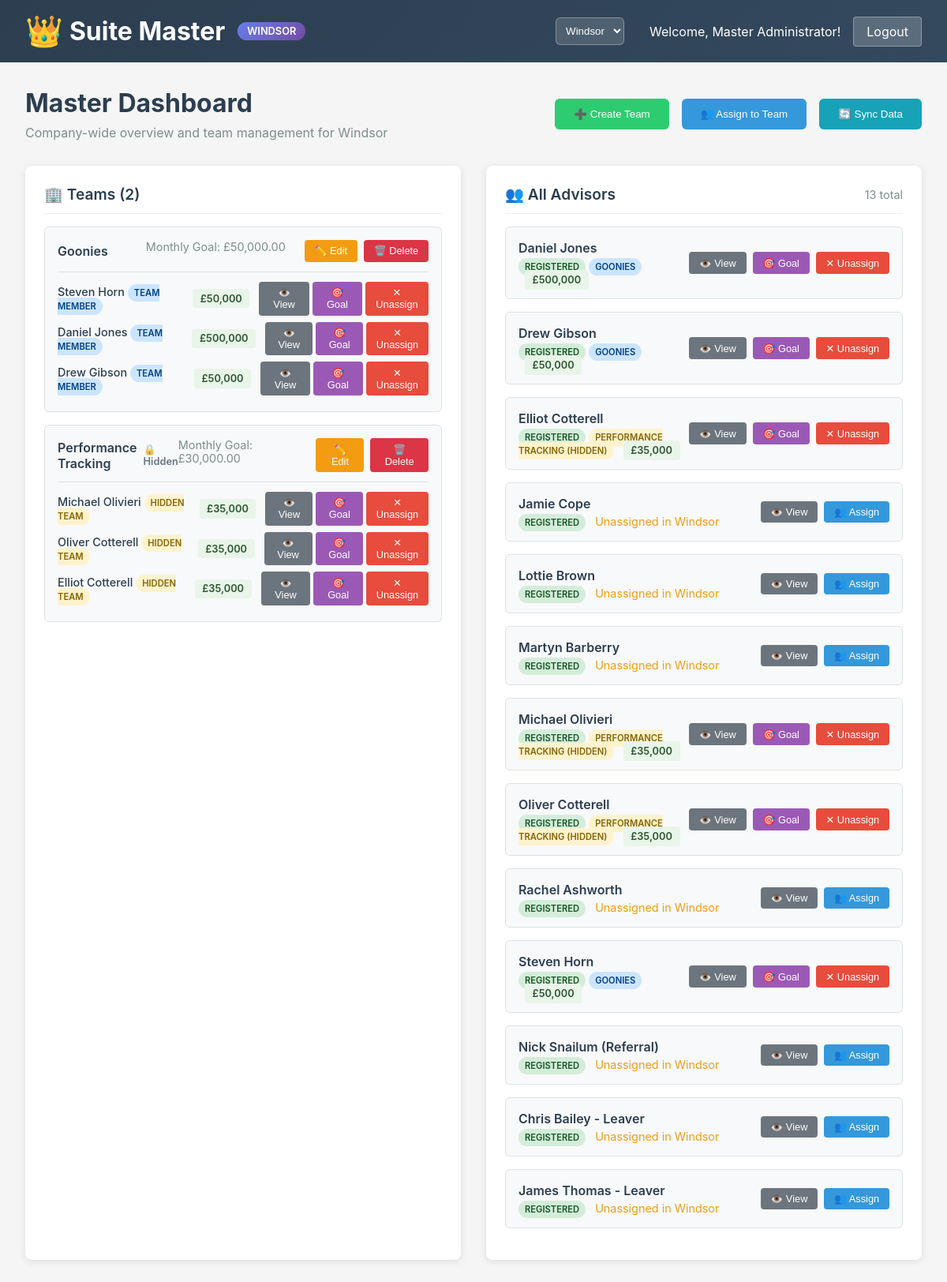
The page /master (signed in) on the database its author committed.
### app.py (models this page shows)
class Team(db.Model):
    __tablename__ = 'teams'
    id = db.Column(db.Integer, primary_key=True)
    name = db.Column(db.String(100), nullable=False)
    monthly_goal = db.Column(db.Float, default=0.0)
    created_by = db.Column(db.Integer, db.ForeignKey('advisors.id'), nullable=False)
    company = db.Column(db.String(50), default='windsor')  # Keep company for teams
    is_hidden = db.Column(db.Boolean, default=False)
    created_at = db.Column(db.DateTime, default=datetime.utcnow)
    creator = db.relationship('Advisor', foreign_keys=[created_by], post_update=True)
    advisor_memberships = db.relationship('AdvisorTeam', backref='team', cascade='all, delete-orphan')
    @property
    def members(self):
        return [membership.advisor for membership in self.advisor_memberships]

class Advisor(db.Model):
    __tablename__ = 'advisors'
    id = db.Column(db.Integer, primary_key=True)
    full_name = db.Column(db.String(100), nullable=False)
    username = db.Column(db.String(50), unique=True, nullable=False)
    email = db.Column(db.String(100), unique=True, nullable=False)
    password_hash = db.Column(db.String(255), nullable=False)
    is_master = db.Column(db.Boolean, default=False)
    created_at = db.Column(db.DateTime, default=datetime.utcnow)
    team_memberships = db.relationship('AdvisorTeam', backref='advisor', cascade='all, delete-orphan')
    submissions = db.relationship('Submission', backref='advisor')
    paid_cases = db.relationship('PaidCase', backref='advisor')
    def get_team_for_company(self, company):
        for membership in self.team_memberships:
            if membership.team.company == company:
                return membership.team
        return None
    def get_yearly_goal_for_company(self, company):
        for membership in self.team_memberships:
            if membership.team.company == company:
                return membership.yearly_goal
        return 0.0

class AdvisorTeam(db.Model):
    __tablename__ = 'advisor_teams'
    id = db.Column(db.Integer, primary_key=True)
    advisor_id = db.Column(db.Integer, db.ForeignKey('advisors.id'), nullable=False)
    team_id = db.Column(db.Integer, db.ForeignKey('teams.id'), nullable=False)
    yearly_goal = db.Column(db.Float, default=0.0)
    created_at = db.Column(db.DateTime, default=datetime.utcnow)
    __table_args__ = (db.UniqueConstraint('advisor_id', 'team_id', name='unique_advisor_team'),)

### app.py (the view)
@app.route('/master')
@master_required
def master_dashboard():
    user = db.session.get(Advisor, session['user_id'])
    if not user:
        session.clear()
        return redirect(url_for('login'))
    current_company = get_current_company()
    teams = Team.query.filter_by(company=current_company).all()
    advisors = Advisor.query.filter_by(is_master=False).all()  # Show all advisors
    all_advisor_names = get_available_advisors()
    recent_syncs = SyncLog.query.filter_by(company=current_company).order_by(SyncLog.sync_time.desc()).limit(10).all()
    company_config = get_company_config()
    return render_template('master.html',
                         user=user,
                         teams=teams,
                         advisors=advisors,
                         all_advisor_names=all_advisor_names,
                         recent_syncs=recent_syncs,
                         company_config=company_config)

### templates/master.html (shortened to what this page needs)
<!DOCTYPE html>
<html lang="en">
<head>
</head>
<body>
    <div class="header">
        <h1>Suite Master <span class="company-indicator" id="company-indicator">{{ company_config.name }}</span></h1>
        <div class="user-info">
            <select id="company-selector" class="company-selector" onchange="switchCompany()">
                <option value="windsor" {{ 'selected' if session.get('company_mode', 'windsor') == 'windsor' else '' }}>Windsor</option>
            </select>
            <span>Welcome, Master Administrator!</span>
            <a href="/logout" class="logout-btn">Logout</a>
        </div>
    </div>
    <div class="main-content">
        <div class="dashboard-header">
            <div>
                <h2 class="dashboard-title">Master Dashboard</h2>
                <p style="color: #7f8c8d; margin-top: 0.5rem;">Company-wide overview and team management for {{ company_config.name }}</p>
            </div>
            <div class="action-buttons">
                <button class="action-btn btn-primary" onclick="openCreateTeamModal()">
                    ➕ Create Team
                </button>
                <button class="action-btn btn-secondary" onclick="openAssignModal()">
                    👥 Assign to Team
                </button>
                <button class="action-btn btn-info" onclick="syncData()">
                    🔄 Sync Data
                </button>
            </div>
        </div>
        <div class="content-grid">
            <div class="section-card">
                <div class="section-header">
                    <h3 class="section-title">🏢 Teams ({{ teams|length }})</h3>
                </div>
                {% for team in teams %}
                <div class="team-card">
                    <div class="team-header">
                        <span class="team-name">
                            {{ team.name }}
                            {% if team.is_hidden %}
                            <span class="hidden-team-indicator">🔒 Hidden</span>
                            {% endif %}
                        </span>
                        <div class="team-actions">
                            <span style="color: #7f8c8d; font-size: 0.9rem; margin-right: 1rem;">
                                Monthly Goal: £{{ "{:,.2f}".format(team.monthly_goal) }}
                            </span>
                            <button class="btn-sm btn-edit" onclick="editTeam({{ team.id }}, '{{ team.name }}', {{ team.monthly_goal }}, {{ team.is_hidden|tojson }})">
                                ✏️ Edit
                            </button>
                            <button class="btn-sm btn-delete" onclick="deleteTeam({{ team.id }}, '{{ team.name }}')">
                                🗑️ Delete
                            </button>
                        </div>
                    </div>
                    <div class="team-members">
                        {% for member in team.members %}
                        <div class="member-item">
                            <span>
                                <a href="/master/advisor/{{ member.id }}" style="text-decoration: none; color: #2c3e50; font-weight: 500;">
                                    {{ member.full_name }}
                                </a>
                                {% if team.is_hidden %}
                                <span class="status-badge status-hidden">Hidden Team</span>
                                {% else %}
                                <span class="status-badge status-assigned">Team Member</span>
                                {% endif %}
                            </span>
                            <div class="member-actions">
                                <span class="goal-display">
                                    £{{ "{:,.0f}".format(member.get_yearly_goal_for_company(session.get('company_mode', 'windsor'))) }}
                                </span>
                                <button class="btn-sm btn-view" onclick="viewAdvisorDashboard({{ member.id }})">
                                    👁️ View
                                </button>
                                <button class="btn-sm btn-goal" onclick="editAdvisorGoal({{ member.id }}, '{{ member.full_name }}', {{ member.get_yearly_goal_for_company(session.get('company_mode', 'windsor')) }})">
                                    🎯 Goal
                                </button>
                                <button class="btn-sm btn-unassign" onclick="unassignFromTeam({{ member.id }}, '{{ member.full_name }}')">
                                    ✕ Unassign
                                </button>
                            </div>
                        </div>
                        {% endfor %}
                    </div>
                </div>
                {% endfor %}
            </div>
            <div class="section-card">
                <div class="section-header">
                    <h3 class="section-title">👥 All Advisors</h3>
                    <span style="color: #7f8c8d; font-size: 0.9rem;">
                        {{ all_advisor_names|length }} total
                    </span>
                </div>
                {% for advisor_name in all_advisor_names %}
                {% set registered_advisor = advisors|selectattr('full_name', 'equalto', advisor_name)|first %}
                <div class="advisor-card" {% if registered_advisor %}onclick="viewAdvisorDashboard({{ registered_advisor.id }})"{% endif %}>
                    <div class="advisor-info">
                        <div class="advisor-name">{{ advisor_name }}</div>
                        <div class="advisor-details">
                            {% if registered_advisor %}
                                <span class="status-badge status-registered">Registered</span>
                                {% set current_team = registered_advisor.get_team_for_company(session.get('company_mode', 'windsor')) %}
                                {% if current_team %}
                                    {% if current_team.is_hidden %}
                                        <span class="status-badge status-hidden">{{ current_team.name }} (Hidden)</span>
                                    {% else %}
                                        <span class="status-badge status-assigned">{{ current_team.name }}</span>
                                    {% endif %}
                                    <span class="goal-display" style="margin-left: 0.5rem;">
                                        £{{ "{:,.0f}".format(registered_advisor.get_yearly_goal_for_company(session.get('company_mode', 'windsor'))) }}
                                    </span>
                                {% else %}
                                    <span style="color: #f39c12; margin-left: 0.5rem;">Unassigned in {{ session.get('company_mode', 'windsor').title() }}</span>
                                {% endif %}
                            {% else %}
                                <span class="status-badge status-unregistered">Not Registered</span>
                                <span style="color: #7f8c8d; margin-left: 0.5rem;">
                                    No account created yet
                                </span>
                            {% endif %}
                        </div>
                    </div>
                    <div class="advisor-actions" onclick="event.stopPropagation();">
                        {% if registered_advisor %}
                            <button class="btn-sm btn-view" onclick="viewAdvisorDashboard({{ registered_advisor.id }})">
                                👁️ View
                            </button>
                            {% set current_team = registered_advisor.get_team_for_company(session.get('company_mode', 'windsor')) %}
                            {% if current_team %}
                                <button class="btn-sm btn-goal" onclick="editAdvisorGoal({{ registered_advisor.id }}, '{{ registered_advisor.full_name }}', {{ registered_advisor.get_yearly_goal_for_company(session.get('company_mode', 'windsor')) }})">
                                    🎯 Goal
                                </button>
                                <button class="btn-sm btn-unassign" onclick="unassignFromTeam({{ registered_advisor.id }}, '{{ registered_advisor.full_name }}')">
                                    ✕ Unassign
                                </button>
                            {% else %}
                                <button class="btn-sm btn-assign" onclick="quickAssign({{ registered_advisor.id }}, '{{ registered_advisor.full_name }}')">
                                    👥 Assign
                                </button>
                            {% endif %}
                        {% else %}
                            <span style="color: #7f8c8d; font-size: 0.8rem;">
                                Waiting for registration
                            </span>
                        {% endif %}
                    </div>
                </div>
                {% endfor %}
            </div>
        </div>
    </div>
</body>
</html>

### rows shown on the page
Team: name "Goonies", monthly_goal "50,000.00", company.yearly_goal "50,000", company.yearly_goal "500,000", name "GOONIES" "GOONIES" "GOONIES", company.yearly_goal "500,000" "50,000" "50,000"
Advisor: full_name "Steven Horn", shows "TEAM MEMBER"
Advisor: full_name "Daniel Jones", shows "TEAM MEMBER"
Advisor: full_name "Drew Gibson", shows "TEAM MEMBER"
Team: name "Performance Tracking", is_hidden "🔒 Hidden", monthly_goal "30,000.00", company.yearly_goal "35,000", name "PERFORMANCE TRACKING" "PERFORMANCE TRACKING" "PERFORMANCE TRACKING", company.yearly_goal "35,000" "35,000" "35,000"
Advisor: full_name "Michael Olivieri", shows "HIDDEN TEAM"
Advisor: full_name "Oliver Cotterell", shows "HIDDEN TEAM"
Advisor: full_name "Elliot Cotterell", shows "HIDDEN TEAM"

### other values the page prints
{{ company_config.name }} "Windsor"
{{ teams|length }} "2"
{{ all_advisor_names|length }} "13"
{{ advisor_name }} "Daniel Jones" "Drew Gibson" "Elliot Cotterell" "Jamie Cope" "Lottie Brown" "Martyn Barberry" "Michael Olivieri" "Oliver Cotterell" "Rachel Ashworth" "Steven Horn" "Nick Snailum (Referral)" "Chris Bailey - Leaver" "James Thomas - Leaver"
{{ session.get('company_mode', 'windsor').title() }} "Windsor" "Windsor" "Windsor" "Windsor" "Windsor" "Windsor" "Windsor"
